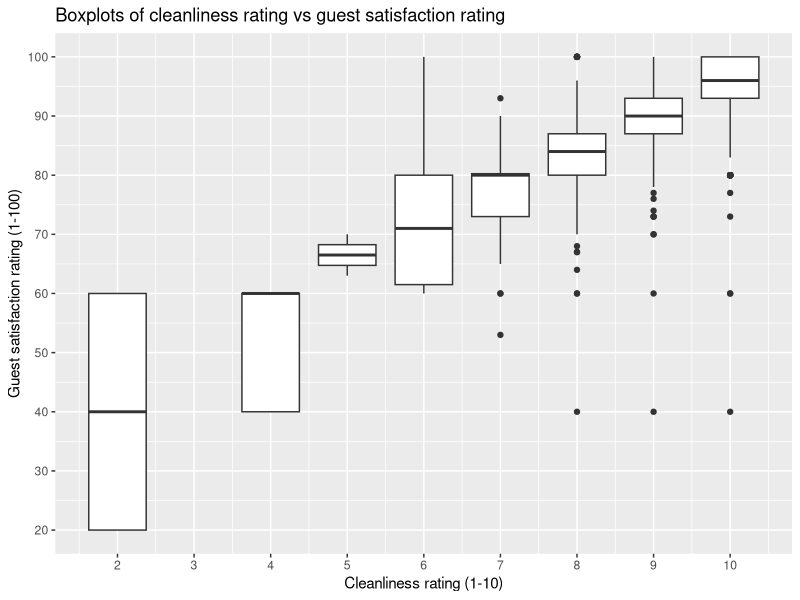
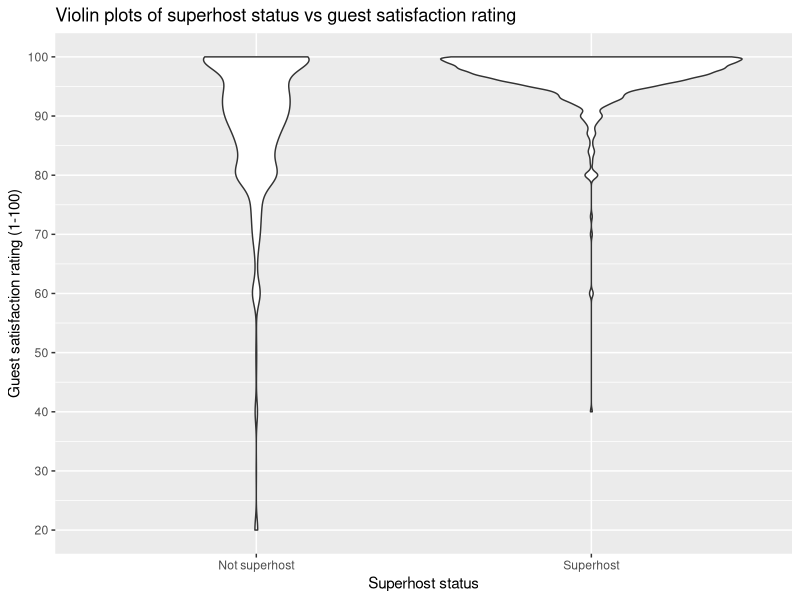
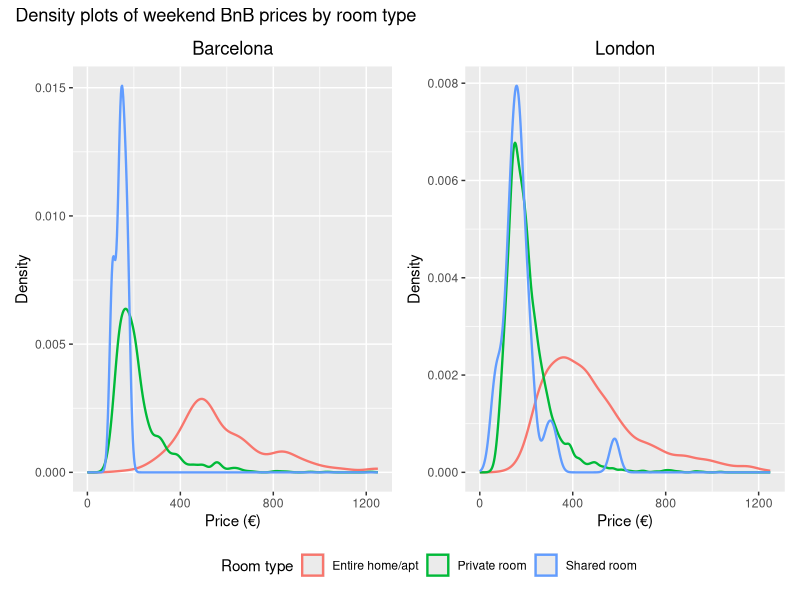
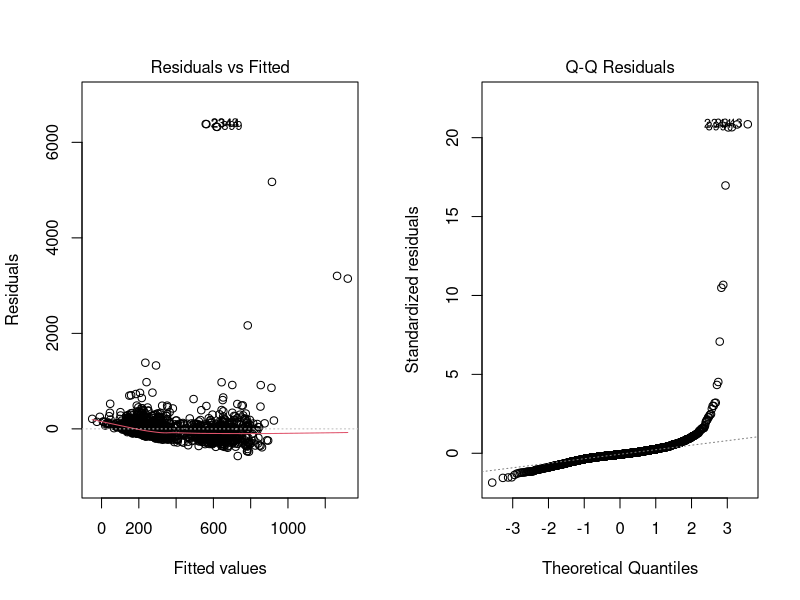
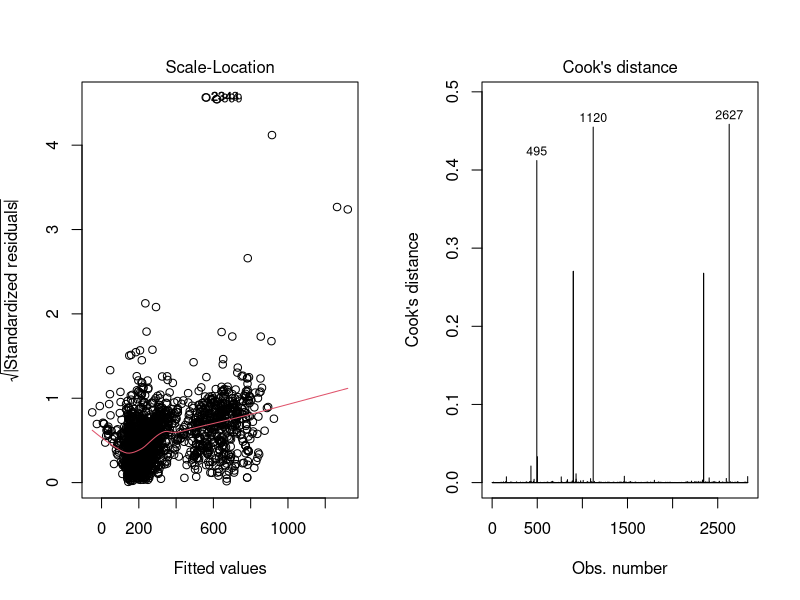
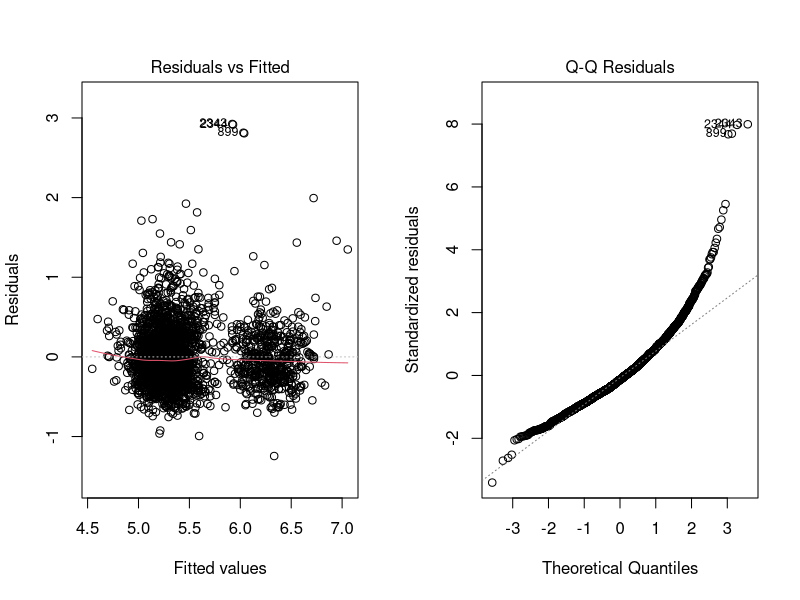
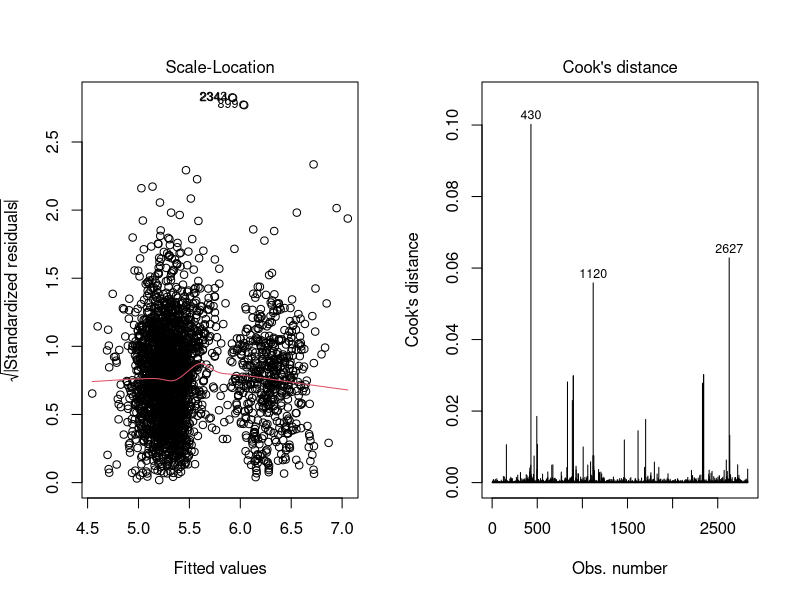
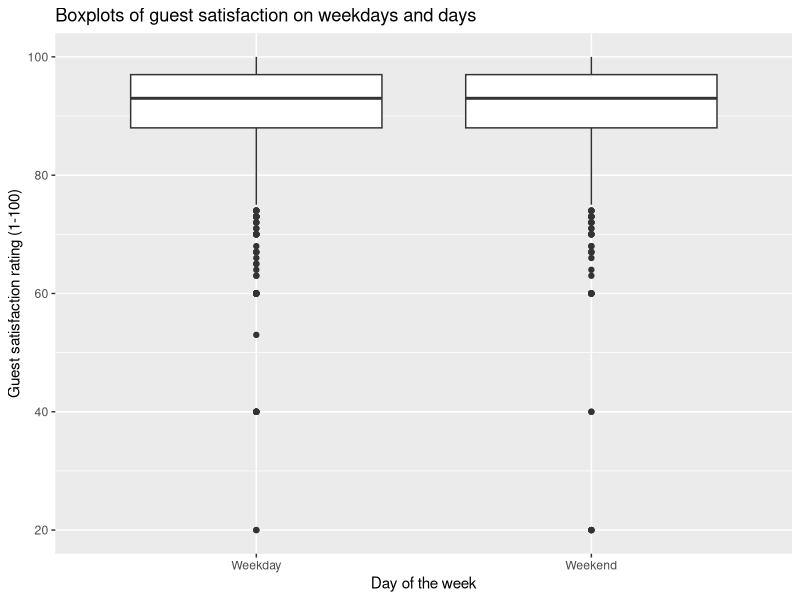

Write the R code that produced these figures, in order.
## ---- chunk 1
knitr::opts_chunk$set(echo = TRUE)
## ---- chunk 2
library(ggplot2)
library(dplyr)
library(boot)
library(patchwork)
library(MASS)
## ---- chunk 3
bar_wday <- read.csv("barcelona_weekdays.csv") # read in the data
bar_wend <- read.csv("barcelona_weekends.csv")
lon_wday <- read.csv("london_weekdays.csv")
lon_wend <- read.csv("london_weekends.csv")
## ---- chunk 4
summary(bar_wday) # summary of one of the datasets
## ---- chunk 5
bar_wday %>% 
  group_by(room_type) %>%
  summarise(price = mean(realSum/4))
## ---- chunk 6
ggplot(data = bar_wday, aes(x = cleanliness_rating,
                            y = guest_satisfaction_overall,
                            group = cleanliness_rating)) +
  geom_boxplot() +
  labs(title = "Boxplots of cleanliness rating vs guest satisfaction rating",
       x = "Cleanliness rating (1-10)",
       y = "Guest satisfaction rating (1-100)") +
  scale_x_continuous(breaks = (0:10)) + # add more breaks for interpretation
  scale_y_continuous(breaks = (0:10)*10) 
## ---- chunk 7
cor(bar_wday$cleanliness_rating, bar_wday$guest_satisfaction_overall)
## ---- chunk 8
ggplot(data = lon_wday, aes(x = host_is_superhost,
                            y = guest_satisfaction_overall,
                            group = host_is_superhost)) +
  geom_violin() +
  labs(title = "Violin plots of superhost status vs guest satisfaction rating",
       x = "Superhost status",
       y = "Guest satisfaction rating (1-100)") +
  scale_y_continuous(breaks = (0:10)*10) +
  scale_x_discrete(labels = c(False = "Not superhost",
                              True = "Superhost"))
## ---- chunk 9
p1 <- ggplot(data = bar_wend, aes(x = realSum, 
                            colour = room_type)) +
  geom_density(size = 0.8) +
  labs(title = "Barcelona",
       x = "Price (€)",
       y = "Density",
       colour = "Room type") +
    theme(plot.title = element_text(hjust = 0.5)) +
  xlim(0,1250)

p2 <- ggplot(data = lon_wend, aes(x = realSum, 
                            colour = room_type)) +
  geom_density(size = 0.8) +
  labs(title = "London",
       x = "Price (€)",
       y = "Density",
       colour = "Room type") +
    theme(plot.title = element_text(hjust = 0.5)) +
  xlim(0,1250)

plt <- p1 + p2 & theme(legend.position = "bottom") # put common key
plt + plot_layout(guides = "collect") +            # at bottom of the plot
  plot_annotation(title = 
                    "Density plots of weekend BnB prices by room type")
## ---- chunk 10
t.test(lon_wend$realSum, bar_wend$realSum, alternative = "greater")
## ---- chunk 11
cols <- c("biz", "multi", "host_is_superhost") # select columns to convert
bar_wday[cols] <- lapply(bar_wday[cols], as.factor) # convert to factor
bar_wend[cols] <- lapply(bar_wend[cols], as.factor) # in all individual
lon_wday[cols] <- lapply(lon_wday[cols], as.factor) # dataframes
lon_wend[cols] <- lapply(lon_wend[cols], as.factor)
## ---- chunk 12
barc <- bind_rows(bar_wend, bar_wday, .id = 'day') # stack datasets together
barc$day[barc$day==1] <- "Weekend"
barc$day[barc$day==2] <- "Weekday"
## ---- chunk 13
lm_bar_full <- lm(realSum ~ room_type + person_capacity + multi + biz + 
                 bedrooms + dist + metro_dist + attr_index_norm + 
                 rest_index_norm + host_is_superhost*guest_satisfaction_overall 
                 + day, 
               data = barc)
## ---- chunk 14
lm_bar_step <- step(lm_bar_full, trace = 0, 
                 scope = list(lower = ~ day + room_type))
summary(lm_bar_step)
## ---- chunk 15
par(mfrow = c(1,2))
plot(lm_bar_step, 1:4)
## ---- chunk 16
lm_bar_log <- lm(log(realSum+0.1) ~ room_type + biz + bedrooms + dist +
                rest_index_norm + host_is_superhost*guest_satisfaction_overall
                + day,
                data = barc)
par(mfrow = c(1,2))
plot(lm_bar_log,1:4)
## ---- chunk 17
summary(lm_bar_log)
## ---- chunk 18
exp(lm_bar_log$coefficients["dayWeekend"])
## ---- chunk 19
sapply(confint(lm_bar_log)["dayWeekend",], exp)
## ---- chunk 20
lm_barwday <- glm(log(realSum+0.1) ~ room_type + biz + bedrooms + dist + 
             rest_index_norm + lat + 
             host_is_superhost*guest_satisfaction_overall, 
           data = bar_wday)
## ---- chunk 21
pred_price_barday <- predict(lm_barwday, newdata = bar_wend)
head(pred_price_barday, 3)
## ---- chunk 22
head(exp(pred_price_barday),3)
## ---- chunk 23
err.train <- mean((bar_wday$realSum - exp(lm_barwday$fitted.values))^2)
err.train
sqrt(err.train)
## ---- chunk 24
err.test <- mean((bar_wend$realSum - exp(pred_price_barday))^2)
err.test
sqrt(err.test)
## ---- chunk 25
cost <- function(obs, fit) mean( (obs - exp(fit))^2 )
err.cv <- cv.glm(data = bar_wday, cost, glmfit = lm_barwday, K = 10)$delta[1]
err.cv
sqrt(err.cv)
## ---- chunk 26
bar_wday1000 <- bar_wday[-which(bar_wday$realSum > 1000),]
pred_barwday1000 <- lm_barwday$fitted.values[-which(bar_wday$realSum > 1000)]
sqrt( mean( (bar_wday1000$realSum - exp(pred_barwday1000))^2 ) )
## ---- chunk 27
ggplot(data = barc, aes(x = day, y = guest_satisfaction_overall)) +
  geom_boxplot() +
  labs(title = "Boxplots of guest satisfaction on weekdays and days",
       x = "Day of the week",
       y = "Guest satisfaction rating (1-100)")
## ---- chunk 28
guest_full <- glm(100 - guest_satisfaction_overall ~ realSum + room_type + 
                    person_capacity + host_is_superhost + cleanliness_rating +
                    multi + biz + bedrooms + dist + metro_dist + 
                    attr_index_norm + rest_index_norm + lng + lat + day, 
                  family = poisson, 
                  data = barc)
## ---- chunk 29
guest_step <- step(guest_full, trace = 0, 
                   score = list(lower  = 
                                  ~ cleanliness_rating + host_is_superhost))
summary(guest_step)
## ---- chunk 30
par(mfrow = c(1,2))
plot(guest_step, 1:4)
## ---- chunk 31
guest_nb <- glm(formula = (100 - guest_satisfaction_overall) ~ realSum + 
                  room_type + host_is_superhost + cleanliness_rating + multi + 
                  biz + metro_dist + attr_index_norm + rest_index_norm + lng + 
                  lat, family = negative.binomial(theta = 1), 
    data = barc)

summary(guest_nb)
## ---- chunk 32
par(mfrow = c(1,2))
plot(guest_nb, 1:4)
## ---- chunk 33
lm_barwend <- lm(log(realSum+0.1) ~ room_type + biz + bedrooms + 
             dist + rest_index_norm  + 
             host_is_superhost*guest_satisfaction_overall, 
           data = bar_wend)
## ---- chunk 34
pred_price_lonwend <- predict(lm_barwend, newdata = lon_wend)
head(exp(pred_price_lonwend))   # since this is a log model, must exponentiate
## ---- chunk 35
cbind.data.frame(room_type = lon_wend$room_type, # label each prediction with
  prediction = exp(pred_price_lonwend)) %>%      # room type
  group_by(room_type) %>%
  summarise(price = mean(prediction))            # average of each room type
## ---- chunk 36
err.lon <- mean( (lon_wend$realSum - exp(pred_price_lonwend))^2 )
err.lon
sqrt(err.lon)
